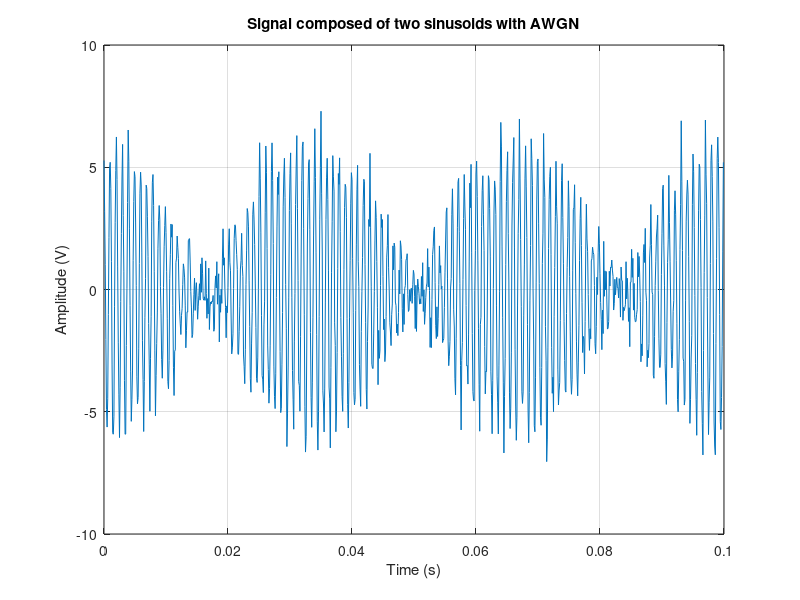
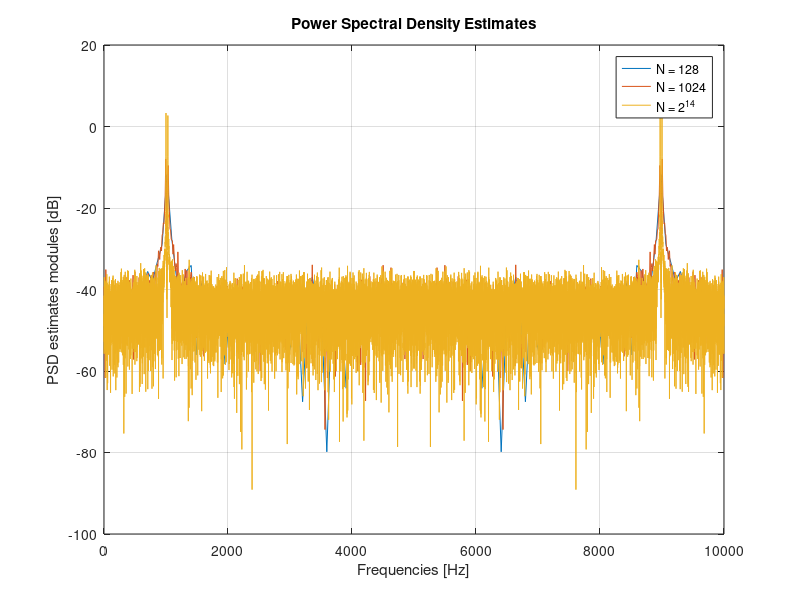

MATLAB code for these plots, in order:
% Genera un segnale campionato in Volt composto da due sinusoidi di
% ampiezze A1 e A2 a frequenze f1 e f2 e AWGN con potenza sigma^2

clear 
close all
clc
A1=3;
A2=3;
f1=1000;
f2=1030;
fs=10000;
T = 1/fs;
sigma2=0.5;
lun=50000;
tempo=0:T:T*lun-T;
x = A1*cos(2*pi*f1*tempo) + A2*cos(2*pi*f2*tempo) + randn(1,lun)*sqrt(sigma2);

% Punto 1.a
figure;
plot(tempo(1:1000), x(1:1000));
xlabel('Time (s)');
ylabel('Amplitude (V)');
title('Signal composed of two sinusoids with AWGN');
grid on;
print(gcf,'punto1a.jpg','-djpeg','-r300');

% Punto 1.b
N = [128, 1024, 2^14];
xosservato1 = x(1:N(1));
xosservato2 = x(1:N(2));
xosservato3 = x(1:N(3));
% M=2^14;
S1 = (1/(N(1)*fs))*(abs(fft(xosservato1)).^2); % per lo zero-padding cambiare in fft(xosservato1, M)
freq1 = 0:fs/N(1):(N(1)-1)*fs/N(1);
% freq1=0:fs/M:(M-1)*fs/M; % zero-padding
figure
plot(freq1, 10*log10(S1));
hold on

S2 = (1/(N(2)*fs))*(abs(fft(xosservato2)).^2);
freq2 = 0:fs/N(2):(N(2)-1)*fs/N(2);
plot(freq2, 10*log10(S2));

S3 = (1/(N(3)*fs))*(abs(fft(xosservato3)).^2);
freq3 = 0:fs/N(3):(N(3)-1)*fs/N(3);
plot(freq3, 10*log10(S3));

hold off
xlabel("Frequencies [Hz]");
ylabel("PSD estimates modules [dB]");
legend('N = 128', 'N = 1024', 'N = 2^{14}');
title('Power Spectral Density Estimates');
grid on;
% xlim([500 1500]);

print(gcf,'punto1b.jpg','-djpeg','-r300');
